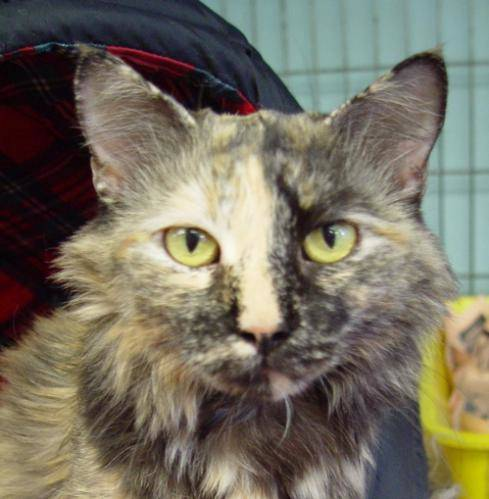
#> input picture PRODIGY_ML_03/train/cat/cat.10.jpg, 489 x 499 px; its folder holds 3 pictures in this run
$ python task3.py
#> lines starting #> are read from the running program, lines starting #| are printed output that depends on the picture
import os
import numpy as np
import cv2
import pandas as pd
from sklearn.svm import SVC
from sklearn.preprocessing import StandardScaler
from sklearn.decomposition import PCA
from sklearn.model_selection import train_test_split

# Set directories
train_dir = './train/'  # Path to the train folder
test_dir = './test1/'   # Path to the test1 folder
output_csv = 'image_classifications.csv'  # Output CSV file

# Helper function to load images and labels
def load_images_from_folder(folder, label):
#> called with folder = './train/cat', label = 0
    images = []
    labels = []
    for filename in os.listdir(folder):
        if filename.endswith('.jpg'):
            img_path = os.path.join(folder, filename)
            img = cv2.imread(img_path)  # Read the image
#> img is the input picture: shape (499, 489, 3); mean B, G, R 97, 111.9, 117.5
            img = cv2.resize(img, (64, 64))  # Resize to a fixed size (e.g., 64x64)
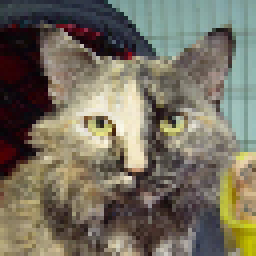
#> img: shape (64, 64, 3) (shown 4 times larger); mean B, G, R 96.8, 111.8, 117.4
            img = img.flatten()  # Flatten the image to a 1D array
#> img = 12288 values, max 249 at index 4706, min 0 at index 1351, mean 108.7
            images.append(img)
            labels.append(label)
#> pass 2 of the loop in load_images_from_folder, `for filename in os.listdir(folder):`:
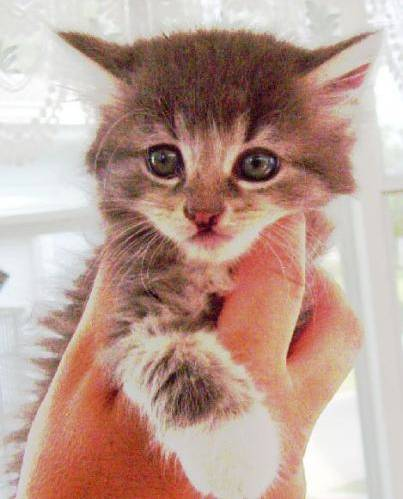
#> input picture PRODIGY_ML_03/train/cat/cat.100.jpg, 403 x 499 px
#> in load_images_from_folder, img is the input picture: shape (499, 403, 3); mean B, G, R 147.9, 158.8, 188
#> in load_images_from_folder, `img = cv2.resize(img, (64, 64))`:
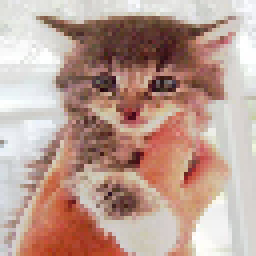
#> img: shape (64, 64, 3) (shown 4 times larger); mean B, G, R 147.7, 158.7, 187.9
#> in load_images_from_folder, `img = img.flatten()`: img = 12288 values, max 255 at index 294, min 4 at index 4300, mean 164.8
#> pass 3 of the loop in load_images_from_folder, `for filename in os.listdir(folder):`:
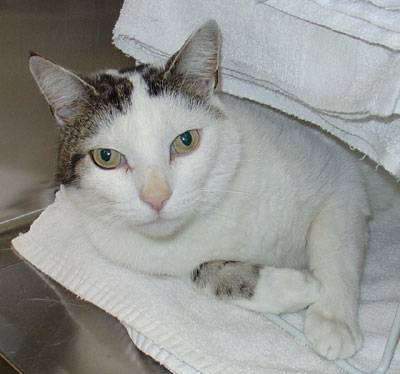
#> input picture PRODIGY_ML_03/train/cat/cat.106.jpg, 400 x 374 px
#> in load_images_from_folder, img is the input picture: shape (374, 400, 3); mean B, G, R 147.5, 151, 149
#> in load_images_from_folder, `img = cv2.resize(img, (64, 64))`:
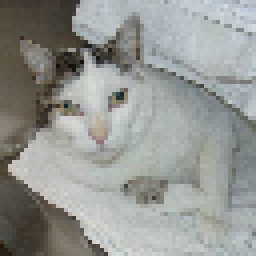
#> img: shape (64, 64, 3) (shown 4 times larger); mean B, G, R 147.3, 150.8, 148.8
#> in load_images_from_folder, `img = img.flatten()`: img = 12288 values, max 231 at index 360, min 5 at index 3114, mean 148.9
    return images, labels

# Load training data
cats, cat_labels = load_images_from_folder(os.path.join(train_dir, 'cat'), 0)
dogs, dog_labels = load_images_from_folder(os.path.join(train_dir, 'dog'), 1)
#> call 2 of load_images_from_folder, with folder = './train/dog', label = 1
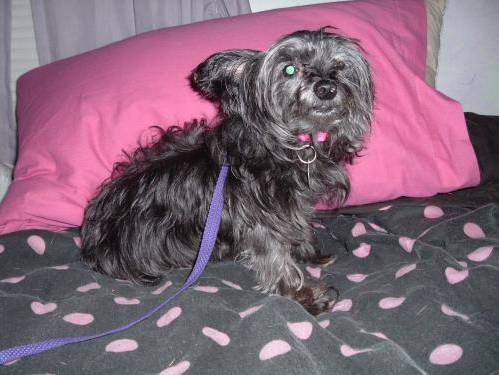
#> input picture PRODIGY_ML_03/train/dog/dog.0.jpg, 499 x 375 px
#> in load_images_from_folder, img is the input picture: shape (375, 499, 3); mean B, G, R 119.2, 101.6, 129.6
#> in load_images_from_folder (call 2), `img = cv2.resize(img, (64, 64))`:
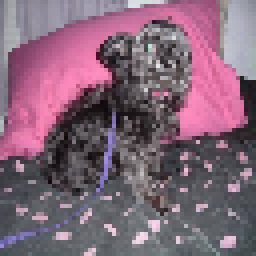
#> img: shape (64, 64, 3) (shown 4 times larger); mean B, G, R 119, 101.4, 129.4
#> in load_images_from_folder (call 2), `img = img.flatten()`: img = 12288 values, max 255 at index 3530, min 9 at index 4876, mean 116.6

# Combine images and labels
X = np.array(cats + dogs)
y = np.array(cat_labels + dog_labels)
#> y = [0, 0, 0, 1]

# Split the dataset into training and validation sets
X_train, X_val, y_train, y_val = train_test_split(X, y, test_size=0.2, random_state=42)
#> y_train = [1, 0, 0]; y_val = [0]

# Scale the data (important for SVM)
scaler = StandardScaler()
X_train_scaled = scaler.fit_transform(X_train)
X_val_scaled = scaler.transform(X_val)

# Optional: Use PCA for dimensionality reduction (improves SVM performance)
pca = PCA(n_components=0.95)  # Retain 95% of variance
X_train_pca = pca.fit_transform(X_train_scaled)
#> X_train_pca = [[107.6, 32.02], [-25.2, -106.4], [-82.37, 74.35]]
X_val_pca = pca.transform(X_val_scaled)
#> X_val_pca = [[6.25, 50.48]]

# Create and train the SVM classifier
svm = SVC(kernel='linear')  # Linear kernel for binary classification
svm.fit(X_train_pca, y_train)

# Function to predict and classify an image from test1 folder
def predict_image(image_number, model, scaler, pca):
    img_name = f"{image_number}.jpg"
    img_path = os.path.join(test_dir, img_name)

    if not os.path.exists(img_path):
        print(f"Error: The image {img_name} was not found in the {test_dir} folder.")
        return None

    img = cv2.imread(img_path)
    img = cv2.resize(img, (64, 64))  # Resize to the same size as training images
    img = img.flatten().reshape(1, -1)  # Flatten the image into a 1D array
    img_scaled = scaler.transform(img)
    img_pca = pca.transform(img_scaled)
    prediction = model.predict(img_pca)

    return 'cat' if prediction == 0 else 'dog'

# Function to classify all images in test1 folder and save results to CSV
def classify_all_images(model, scaler, pca, test_dir, output_csv):
    results = []

#> (the run stopped early here; a loop or call above may not have finished)
